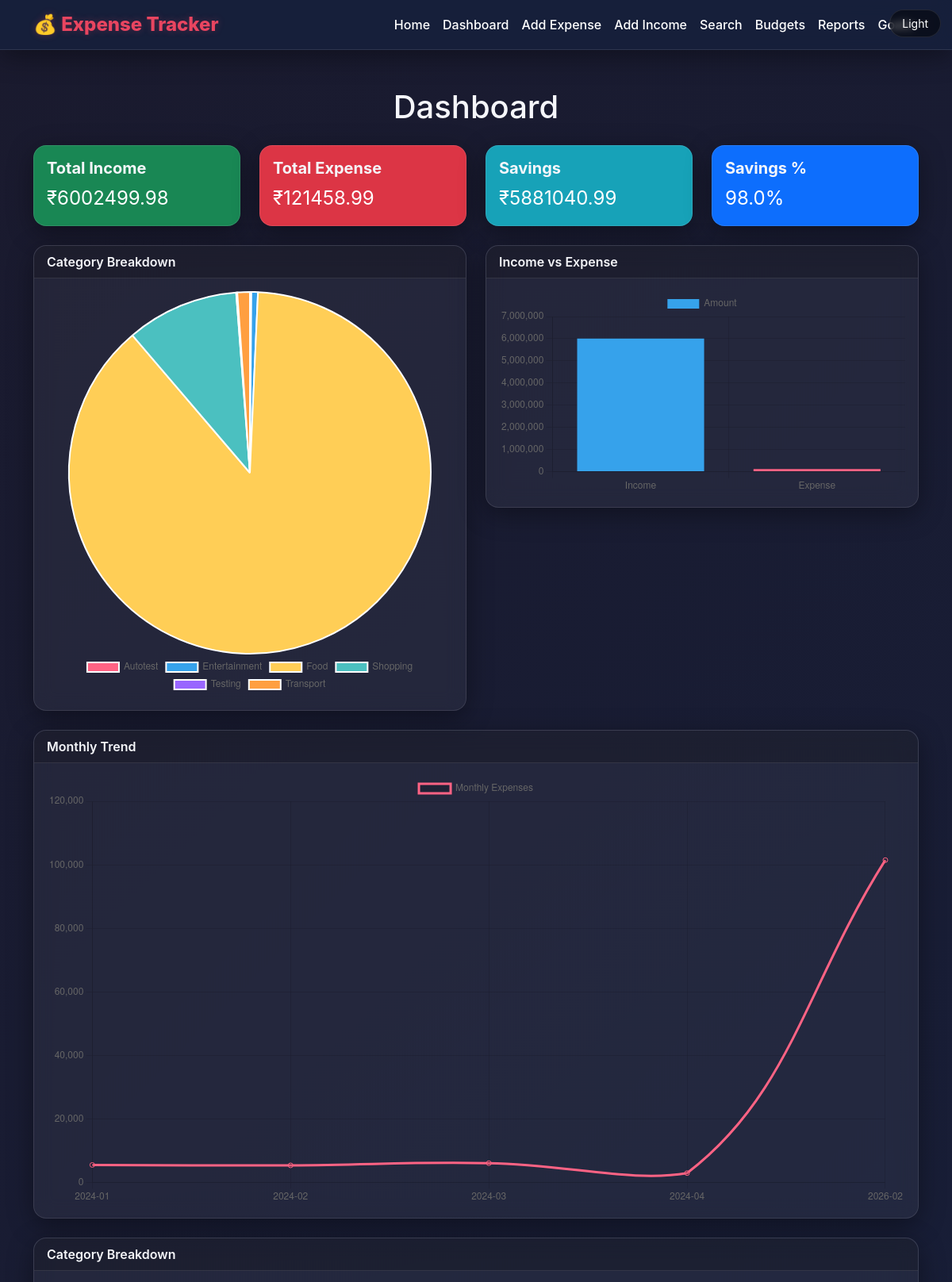
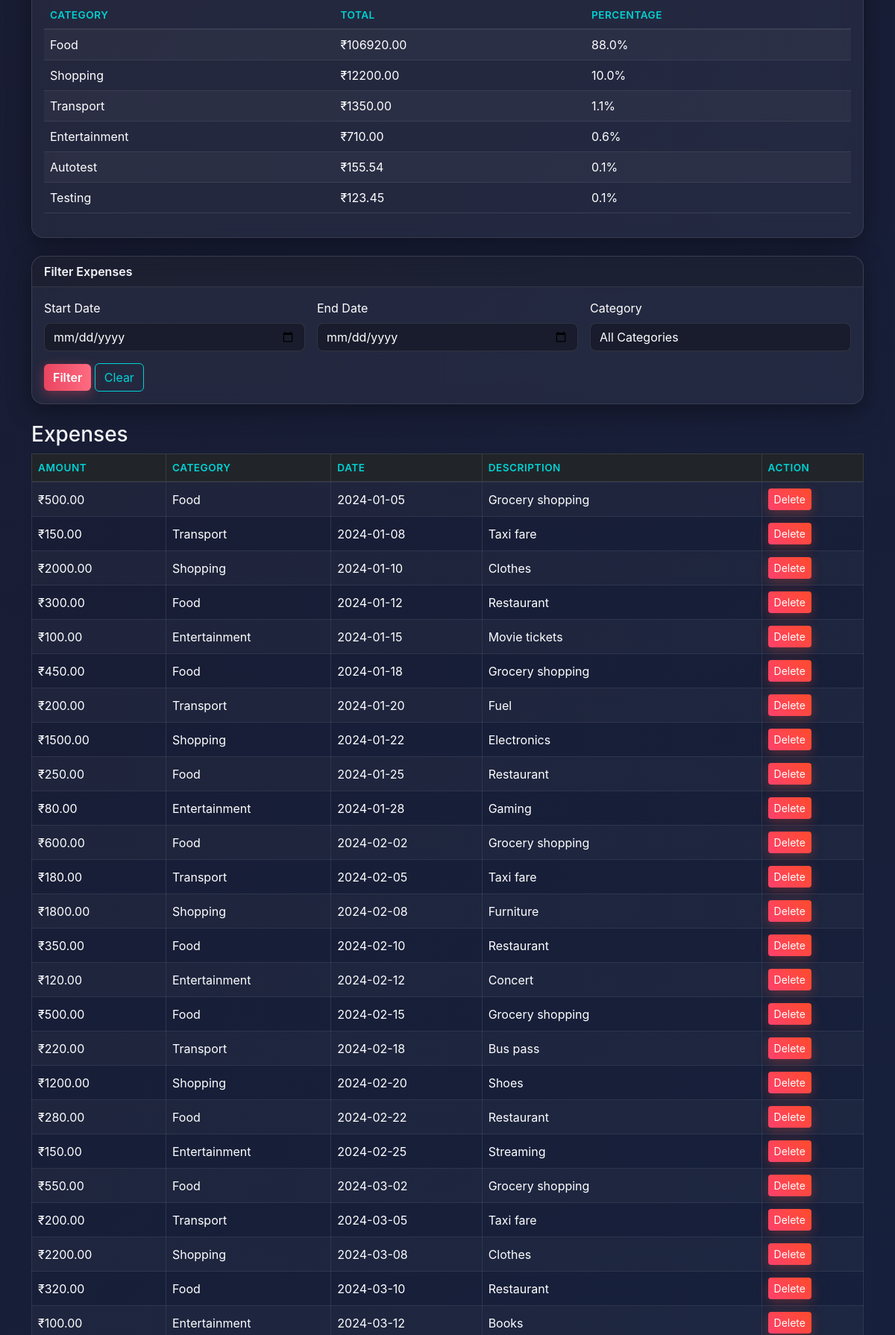
The page / (upper part) on the database its author committed (2 pictures, top to bottom).
### tables this page shows
CREATE TABLE expenses (
    id INTEGER PRIMARY KEY AUTOINCREMENT,
    amount REAL,
    category TEXT,
    date TEXT,
    description TEXT
);

### app.py (the view)
@app.route("/")
def dashboard():
    conn = connect_db()
    cursor = conn.cursor()
    start_date = request.args.get('start_date', '')
    end_date = request.args.get('end_date', '')
    category_filter = request.args.get('category', '')
    expense_query = "SELECT * FROM expenses WHERE 1=1"
    params = []
    if start_date:
        expense_query += " AND date >= ?"
        params.append(start_date)
    if end_date:
        expense_query += " AND date <= ?"
        params.append(end_date)
    if category_filter:
        expense_query += " AND category = ?"
        params.append(category_filter)
    cursor.execute(expense_query, params)
    expenses = cursor.fetchall()
    cursor.execute("SELECT DISTINCT category FROM expenses ORDER BY category")
    categories = [row[0] for row in cursor.fetchall()]
    total_query = "SELECT SUM(amount) FROM expenses WHERE 1=1"
    if start_date or end_date or category_filter:
        cursor.execute(total_query + (" AND date >= ?" if start_date else "") + (" AND date <= ?" if end_date else "") + (" AND category = ?" if category_filter else ""), params)
    else:
        cursor.execute("SELECT SUM(amount) FROM expenses")
    total_expense = cursor.fetchone()[0] or 0
    cursor.execute("SELECT SUM(amount) FROM income")
    total_income = cursor.fetchone()[0] or 0
    cursor.execute("SELECT category, SUM(amount) as total FROM expenses GROUP BY category ORDER BY total DESC")
    category_breakdown = cursor.fetchall()
    savings = total_income - total_expense
    conn.close()
    return render_template(
        "dashboard.html",
        expenses=expenses,
        total_expense=total_expense,
        total_income=total_income,
        savings=savings,
        categories=categories,
        category_breakdown=category_breakdown,
        start_date=start_date,
        end_date=end_date
    )

### app.py (called while the page is built)
def connect_db():
    conn = sqlite3.connect("database.db", timeout=5)
    conn.row_factory = sqlite3.Row
    return conn

### templates/dashboard.html (shortened to what this page needs)
<!DOCTYPE html>
<html>
<head>
    <link href="https://cdn.jsdelivr.net/npm/bootstrap@5.3.0/dist/css/bootstrap.min.css" rel="stylesheet">
    <link rel="stylesheet" href="{{ url_for('static', filename='css/dark.css') }}">
</head>
<body>
    <nav class="navbar navbar-expand-lg navbar-dark bg-dark">
        <div class="container">
            <a class="navbar-brand" href="/">💰 Expense Tracker</a>
            <div class="collapse navbar-collapse" id="navbarNav">
                <ul class="navbar-nav ms-auto">
                    <li class="nav-item"><a class="nav-link" href="/home">Home</a></li>
                    <li class="nav-item"><a class="nav-link" href="/">Dashboard</a></li>
                    <li class="nav-item"><a class="nav-link" href="/add_expense">Add Expense</a></li>
                    <li class="nav-item"><a class="nav-link" href="/add_income">Add Income</a></li>
                    <li class="nav-item"><a class="nav-link" href="/search">Search</a></li>
                    <li class="nav-item"><a class="nav-link" href="/budgets">Budgets</a></li>
                    <li class="nav-item"><a class="nav-link" href="/reports">Reports</a></li>
                    <li class="nav-item"><a class="nav-link" href="/savings_goals">Goals</a></li>
                </ul>
            </div>
        </div>
    </nav>
    <div class="container mt-5">
        <h1 class="text-center mb-4">Dashboard</h1>
        <div class="row mb-4">
            <div class="col-md-3">
                <div class="card text-white bg-success">
                    <div class="card-body">
                        <h5 class="card-title">Total Income</h5>
                        <p class="card-text fs-4">₹{{ "%.2f"|format(total_income) }}</p>
                    </div>
                </div>
            </div>
            <div class="col-md-3">
                <div class="card text-white bg-danger">
                    <div class="card-body">
                        <h5 class="card-title">Total Expense</h5>
                        <p class="card-text fs-4">₹{{ "%.2f"|format(total_expense) }}</p>
                    </div>
                </div>
            </div>
            <div class="col-md-3">
                <div class="card text-white" style="background-color: #17a2b8;">
                    <div class="card-body">
                        <h5 class="card-title">Savings</h5>
                        <p class="card-text fs-4">₹{{ "%.2f"|format(savings) }}</p>
                    </div>
                </div>
            </div>
            <div class="col-md-3">
                <div class="card text-white bg-primary">
                    <div class="card-body">
                        <h5 class="card-title">Savings %</h5>
                        <p class="card-text fs-4">{{ "%.1f"|format((savings/total_income*100) if total_income > 0 else
                            0) }}%</p>
                    </div>
                </div>
            </div>
        </div>
        <div class="row mb-4">
            <div class="col-md-6">
                <div class="card">
                    <div class="card-header">Category Breakdown</div>
                    <div class="card-body">
                        <canvas id="categoryChart"></canvas>
                    </div>
                </div>
            </div>
            <div class="col-md-6">
                <div class="card">
                    <div class="card-header">Income vs Expense</div>
                    <div class="card-body">
                        <canvas id="incomeExpenseChart"></canvas>
                    </div>
                </div>
            </div>
        </div>
        <div class="row mb-4">
            <div class="col-md-12">
                <div class="card">
                    <div class="card-header">Monthly Trend</div>
                    <div class="card-body">
                        <canvas id="trendChart"></canvas>
                    </div>
                </div>
            </div>
        </div>
        <div class="row mb-4">
            <div class="col-md-12">
                <div class="card">
                    <div class="card-header">Category Breakdown</div>
                    <div class="card-body">
                        <table class="table table-striped">
                            <thead>
                                <tr>
                                    <th>Category</th>
                                    <th>Total</th>
                                    <th>Percentage</th>
                                </tr>
                            </thead>
                            <tbody>
                                {% for category in category_breakdown %}
                                <tr>
                                    <td>{{ category[0] }}</td>
                                    <td>₹{{ "%.2f"|format(category[1]) }}</td>
                                    <td>{{ "%.1f"|format((category[1]/total_expense*100) if total_expense > 0 else 0)
                                        }}%</td>
                                </tr>
                                {% endfor %}
                            </tbody>
                        </table>
                    </div>
                </div>
            </div>
        </div>
        <div class="row mb-4">
            <div class="col-md-12">
                <div class="card">
                    <div class="card-header">Filter Expenses</div>
                    <div class="card-body">
                        <form method="GET" class="row g-3">
                            <div class="col-md-4">
                                <label class="form-label">Start Date</label>
                                <input type="date" name="start_date" class="form-control" value="{{ start_date }}">
                            </div>
                            <div class="col-md-4">
                                <label class="form-label">End Date</label>
                                <input type="date" name="end_date" class="form-control" value="{{ end_date }}">
                            </div>
                            <div class="col-md-4">
                                <label class="form-label">Category</label>
                                <select name="category" class="form-select">
                                    <option value="">All Categories</option>
                                </select>
                            </div>
                            <div class="col-md-12">
                                <button type="submit" class="btn btn-primary">Filter</button>
                                <a href="/" class="btn btn-secondary">Clear</a>
                            </div>
                        </form>
                    </div>
                </div>
            </div>
        </div>
        <h3 class="mt-4">Expenses</h3>
        <div class="table-responsive">
            <table class="table table-striped table-bordered">
                <thead class="table-dark">
                    <tr>
                        <th>Amount</th>
                        <th>Category</th>
                        <th>Date</th>
                        <th>Description</th>
                        <th>Action</th>
                    </tr>
                </thead>
                <tbody>
                    {% for expense in expenses %}
                    <tr>
                        <td>₹{{ "%.2f"|format(expense[1]) }}</td>
                        <td>{{ expense[2] }}</td>
                        <td>{{ expense[3] }}</td>
                        <td>{{ expense[4] }}</td>
                        <td>
                            <form method="POST" action="/delete_expense/{{ expense[0] }}" style="display:inline;">
                                <button type="submit" class="btn btn-sm btn-danger"
                                    onclick="return confirm('Delete?')">Delete</button>
                            </form>
                        </td>
                    </tr>
                    {% endfor %}
                </tbody>
            </table>
        </div>
    </div>
    <script>
        // Fetch chart data
        fetch('/api/chart_data')
            .then(response => response.json())
            .then(data => {
                // Category Pie Chart
                new Chart(document.getElementById('categoryChart'), {
                    type: 'pie',
                    data: {
                        labels: data.categories,
                        datasets: [{
                            data: data.category_amounts,
                            backgroundColor: ['#FF6384', '#36A2EB', '#FFCE56', '#4BC0C0', '#9966FF', '#FF9F40']
                        }]
                    },
                    options: {
                        responsive: true,
                        plugins: {
                            legend: { position: 'bottom' }
                        }
                    }
                });
                // Income vs Expense Bar Chart
                new Chart(document.getElementById('incomeExpenseChart'), {
                    type: 'bar',
                    data: {
                        labels: ['Income', 'Expense'],
                        datasets: [{
                            label: 'Amount',
                            data: [data.income, data.expense],
                            backgroundColor: ['#36A2EB', '#FF6384']
                        }]
                    },
                    options: {
                        responsive: true,
                        scales: {
                            y: { beginAtZero: true }
                        }
                    }
                });
                // Monthly Trend Line Chart
                new Chart(document.getElementById('trendChart'), {
                    type: 'line',
                    data: {
                        labels: data.months,
                        datasets: [{
                            label: 'Monthly Expenses',
                            data: data.monthly_amounts,
                            borderColor: '#FF6384',
                            tension: 0.4,
                            fill: false
                        }]
                    },
                    options: {
                        responsive: true,
                        scales: {
                            y: { beginAtZero: true }
                        }
                    }
                });
            });
    </script>
</body>
</html>

### static/css/dark.css (style rules this page uses)
:root { --bg-gradient: linear-gradient(135deg, #1a1a2e 0%, #16213e 100%); --panel: rgba(255, 255, 255, 0.05); --panel-border: rgba(255, 255, 255, 0.1); --muted: #a5b1c2; --text: #ffffff; --heading: #f5f6fa; --accent: #e94560; --accent-hover: #ff6b81; --secondary: #0f3460; --info: #00d2d3; --success: #2ecc71; --warning: #f1c40f; --danger: #ff6b6b; --shadow: 0 8px 32px 0 rgba(0, 0, 0, 0.37); }
html, body { height: 100%; }
body { margin: 0; background: var(--bg-gradient); background-attachment: fixed; color: var(--text); font-family: 'Inter', system-ui, -apple-system, sans-serif; }
* { color: inherit; }
h1, h2, h3, h4, h5, h6, .h1, .h2, .h3, .h4, .h5, .h6 { color: var(--heading) !important; }
p, span, div, li, td, th, label, input, select, textarea, button { color: var(--text); }
.card { background: var(--panel); backdrop-filter: blur(12px); -webkit-backdrop-filter: blur(12px); border: 1px solid var(--panel-border); box-shadow: var(--shadow); color: var(--text) !important; border-radius: 16px; transition: transform 0.2s ease, box-shadow 0.2s ease; }
.card-header { background: rgba(0, 0, 0, 0.2); border-bottom: 1px solid var(--panel-border); color: var(--heading); font-weight: 600; border-top-left-radius: 16px !important; border-top-right-radius: 16px !important; }
.card-title { color: var(--heading); font-weight: 700; }
.navbar { background: rgba(22, 33, 62, 0.8) !important; backdrop-filter: blur(10px); border-bottom: 1px solid var(--panel-border); box-shadow: var(--shadow); }
.navbar-brand { font-weight: 800; color: var(--accent) !important; font-size: 1.5rem; text-shadow: 0 0 10px rgba(233, 69, 96, 0.3); }
.nav-link { color: var(--text) !important; font-weight: 500; transition: color 0.2s; }
.btn-primary { background: linear-gradient(90deg, var(--accent), #ff6b81); border: none; color: white; font-weight: 600; box-shadow: 0 4px 15px rgba(233, 69, 96, 0.4); }
.btn-secondary { background: transparent; border: 1px solid var(--info); color: var(--info); }
.btn-danger { background: linear-gradient(45deg, #ff416c, #ff4b2b); border: none; box-shadow: 0 4px 15px rgba(255, 75, 43, 0.3); }
.table { color: var(--text) !important; --bs-table-bg: transparent; --bs-table-striped-bg: rgba(255, 255, 255, 0.03); border-color: var(--panel-border); }
.table thead th { color: var(--info) !important; border-bottom: 2px solid var(--panel-border); font-weight: 600; text-transform: uppercase; letter-spacing: 0.5px; font-size: 0.85rem; }
.table td, .table th, .table tr { color: var(--text) !important; border-bottom: 1px solid var(--panel-border); vertical-align: middle; }
.form-control, .form-select { background: rgba(0, 0, 0, 0.3); border: 1px solid var(--panel-border); color: var(--text); border-radius: 8px; }
a { color: var(--info); text-decoration: none; }
h1, h2, h3, h4, h5, h6 { color: var(--heading); }

### rows shown on the page
expenses: category "Testing", amount "123.45", value "0.1"
expenses: amount "500.00", category "Food", date "2024-01-05", description "Grocery shopping"
expenses: amount "150.00", category "Transport", date "2024-01-08", description "Taxi fare"
expenses: amount "2000.00", category "Shopping", date "2024-01-10", description "Clothes"
expenses: amount "300.00", category "Food", date "2024-01-12", description "Restaurant"
expenses: amount "100.00", category "Entertainment", date "2024-01-15", description "Movie tickets"
expenses: amount "450.00", category "Food", date "2024-01-18", description "Grocery shopping"
expenses: amount "200.00", category "Transport", date "2024-01-20", description "Fuel"
expenses: amount "1500.00", category "Shopping", date "2024-01-22", description "Electronics"
expenses: amount "250.00", category "Food", date "2024-01-25", description "Restaurant"
expenses: amount "80.00", category "Entertainment", date "2024-01-28", description "Gaming"
expenses: amount "600.00", category "Food", date "2024-02-02", description "Grocery shopping"
expenses: amount "180.00", category "Transport", date "2024-02-05", description "Taxi fare"
expenses: amount "1800.00", category "Shopping", date "2024-02-08", description "Furniture"
expenses: amount "350.00", category "Food", date "2024-02-10", description "Restaurant"
expenses: amount "120.00", category "Entertainment", date "2024-02-12", description "Concert"
expenses: amount "500.00", category "Food", date "2024-02-15", description "Grocery shopping"
expenses: amount "220.00", category "Transport", date "2024-02-18", description "Bus pass"
expenses: amount "1200.00", category "Shopping", date "2024-02-20", description "Shoes"
expenses: amount "280.00", category "Food", date "2024-02-22", description "Restaurant"
expenses: amount "150.00", category "Entertainment", date "2024-02-25", description "Streaming"
expenses: amount "550.00", category "Food", date "2024-03-02", description "Grocery shopping"
expenses: amount "200.00", category "Transport", date "2024-03-05", description "Taxi fare"
expenses: amount "2200.00", category "Shopping", date "2024-03-08", description "Clothes"
expenses: amount "320.00", category "Food", date "2024-03-10", description "Restaurant"
expenses: amount "100.00", category "Entertainment", date "2024-03-12", description "Books"

### other values the page prints
{{ "%.2f"|format(total_income) }} "6002499.98"
{{ "%.2f"|format(total_expense) }} "121458.99"
{{ "%.2f"|format(savings) }} "5881040.99"
{{ category[0] }} "Food" "Shopping" "Transport" "Entertainment" "Autotest"
{{ "%.2f"|format(category[1]) }} "106920.00" "12200.00" "1350.00" "710.00" "155.54"
